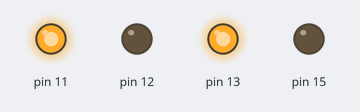
The program below on a simulated Raspberry Pi (header pin numbers). Parts: output pins drawn as LEDs (lit = HIGH). Random numbers come from a fixed seed. At 4.5 s the program stops and its outputs stay as they are.

Above: at 0.22 s.
At 1.05 s:
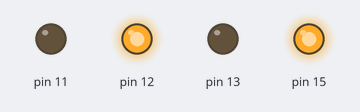
At 2.25 s:
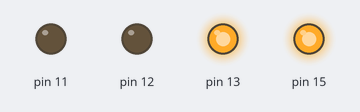
At 3.07 s:
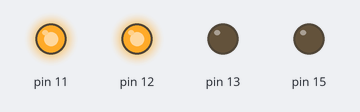
At 3.97 s:
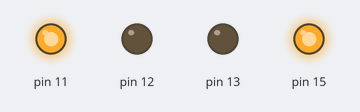
At 4.6 s:
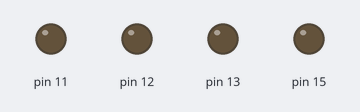
Timing chart, 0 to 6.0 s (numbered marks = the images above):
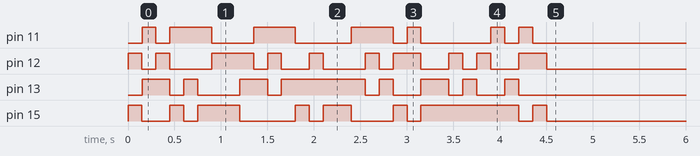

Measured:
- by itself, pin 11: LOW → HIGH at 0.15 s, → LOW 0.15 s later, → HIGH 0.15 s later, → LOW 0.45 s later, … (14 changes in this stretch)
- by itself, pin 12: LOW → HIGH at 0.00 s, → LOW 0.15 s later, → HIGH 0.15 s later, → LOW 0.15 s later, … (20 changes in this stretch)
- by itself, pin 13: LOW → HIGH at 0.15 s, → LOW 0.30 s later, → HIGH 0.15 s later, → LOW 0.15 s later, … (16 changes in this stretch)
- by itself, pin 15: LOW → HIGH at 0.00 s, → LOW 0.15 s later, → HIGH 0.30 s later, → LOW 0.15 s later, … (16 changes in this stretch)

The program:

blink.py
```python
import time
import random
import RPi.GPIO as GPIO

GPIO.cleanup()
GPIO.setmode(GPIO.BOARD)

GPIO.setup(11,GPIO.OUT) #set up GPIO pins as outputs
GPIO.setup(12,GPIO.OUT)
GPIO.setup(13,GPIO.OUT)
GPIO.setup(15,GPIO.OUT)

i = 0

while i < 30: #allows to only run for a certain amount of time
    x = random.randint(11,15) #picks a random pattern
    y = random.randint(11,15)

    if(x != y and x != 14 and y != 14): #avoid pin 14 and similar LEDs
        GPIO.output(x, GPIO.HIGH) #turn random LED on
        GPIO.output(y, GPIO.HIGH)
        time.sleep(0.15) #pause
        GPIO.output(x,GPIO.LOW) #turn random LED off
        GPIO.output(y,GPIO.LOW)
        i=i+1

#HOW TO RUN FROM TERMINAL:   ~/Desktop $ sudo python blink.py
```
